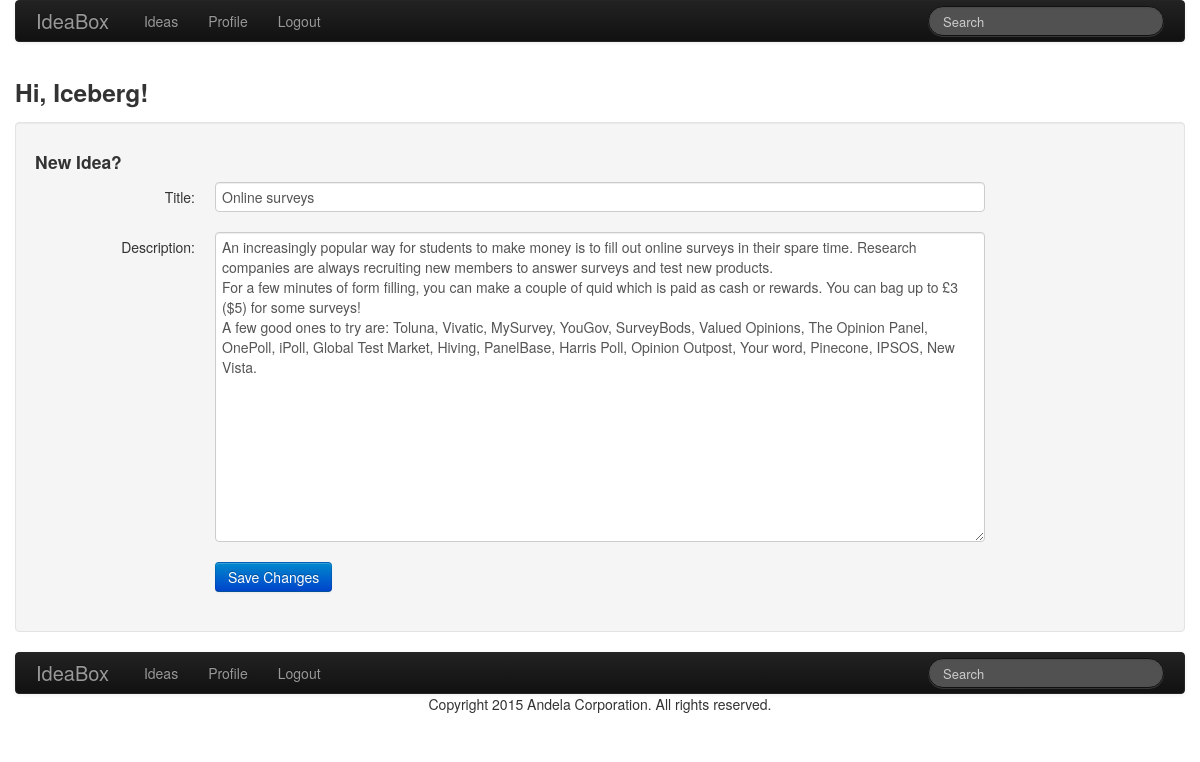
The page /editidea/2 (signed in) on the database its author committed.
### app/models.py (models this page shows, shortened)
class User(db.Model):
	id = db.Column(db.Integer, primary_key = True)
	nickname = db.Column(db.String(64), index= True, unique= True)
	email = db.Column(db.String(120), index = True, unique = True)
	ideas = db.relationship('Idea', backref = 'author', lazy = 'dynamic')
	about_me = db.Column(db.String(140))
	last_seen = db.Column(db.DateTime)
	def is_authenticated(self):
		return True

class Idea(db.Model):
	__searchable__ = ['description']
	id = db.Column(db.Integer, primary_key = True)
	title = db.Column(db.String(120), index = True, unique = True)
	description = db.Column(db.String(1000))
	rank = db.Column(db.Integer)
	timestamp = db.Column(db.DateTime)
	user_id = db.Column(db.Integer, db.ForeignKey('user.id'))

### app/views.py (the view, shortened to what this page needs)
@app.route('/editidea/<int:id>', methods=['GET', 'POST'])
@login_required
def editidea(id):
	form = IdeaForm()
	idea = Idea.query.get(id)
	if idea is None:
		flash('Idea not found.')
		return redirect(url_for('index'))
	if idea.author.id != g.user.id:
		flash('You cannot edit this idea.')
		return redirect(url_for('newidea'))
	form.title.data = idea.title
	form.description.data = idea.description
	return render_template('newidea.html', form=form)

### app/forms.py
class SearchForm(Form):
	search = StringField('search', validators = [DataRequired()])

class IdeaForm(Form):
	title = StringField('title', validators = [DataRequired()])
	description = TextAreaField('description', validators = [DataRequired(), Length(min=0, max= 1000)])
	rank = IntegerField('rank')

### app/views.py (called while the page is built)
@lm.user_loader
def load_user(id):
	return User.query.get(int(id))

@app.before_request
def before_request():
	g.user = current_user
	if g.user.is_authenticated():
		g.user.last_seen = datetime.utcnow()
		db.session.add(g.user)
		db.session.commit()
		g.search_form = SearchForm()

@app.after_request
def after_request(response):
    for query in get_debug_queries():
        if query.duration >= DATABASE_QUERY_TIMEOUT:
            app.logger.warning("SLOW QUERY: %s\nParameters: %s\nDuration: %fs\nContext: %s\n" % (query.statement, query.parameters, query.duration, query.context))
    return response

### app/templates/newidea.html (shortened to what this page needs)
{% extends "base.html" %}
{% block content %}
	<h3>Hi, {{ g.user.nickname }}!</h3>
	<div class ="well">
        <form class= "form-horizontal" action="" method="post" name="newidea">
        <h4>New Idea?</h4>
              <div class= "control-group{% if form.title.errors %} error{% endif %}">
                  <label class="control-label" for="title">Title:</label>
                  <div class= "controls">
                    {{ form.title(maxlength=120, class="span8") }}
                  </div>
              </div>
              <div class="control-group{% if form.description.errors %} error{% endif %}">
                  <label class="control-label" for="description">Description:</label>
                  <div class="controls">
                      {{ form.description(cols=100, rows=15, class="span8") }}
                  </div>
              </div>
              <div class="control-group">
                  <div class="controls">
                      <input class="btn btn-primary" type="submit" value="Save Changes">
                  </div>
              </div>
        </form>
	</div>
{% endblock %}

### rows shown on the page
User: user.nickname "Iceberg"
Idea: title "Online surveys", description "An increasingly popular way for students to make money is to fill out online surveys in their spare time. Research companies are always recruiting new members to answer surveys and test new products. For a few minutes of form filling, you can make a couple of quid which is paid as cash or rewards. You can bag up to £3 ($5) for some surveys! A few good ones to try are: Toluna, Vivatic, MySurvey, YouGov, SurveyBods, Valued Opinions, The Opinion Panel, OnePoll, iPoll, Global Test Market, Hiving, PanelBase, Harris Poll, Opinion Outpost, Your word, Pinecone, IPSOS, New Vista."
